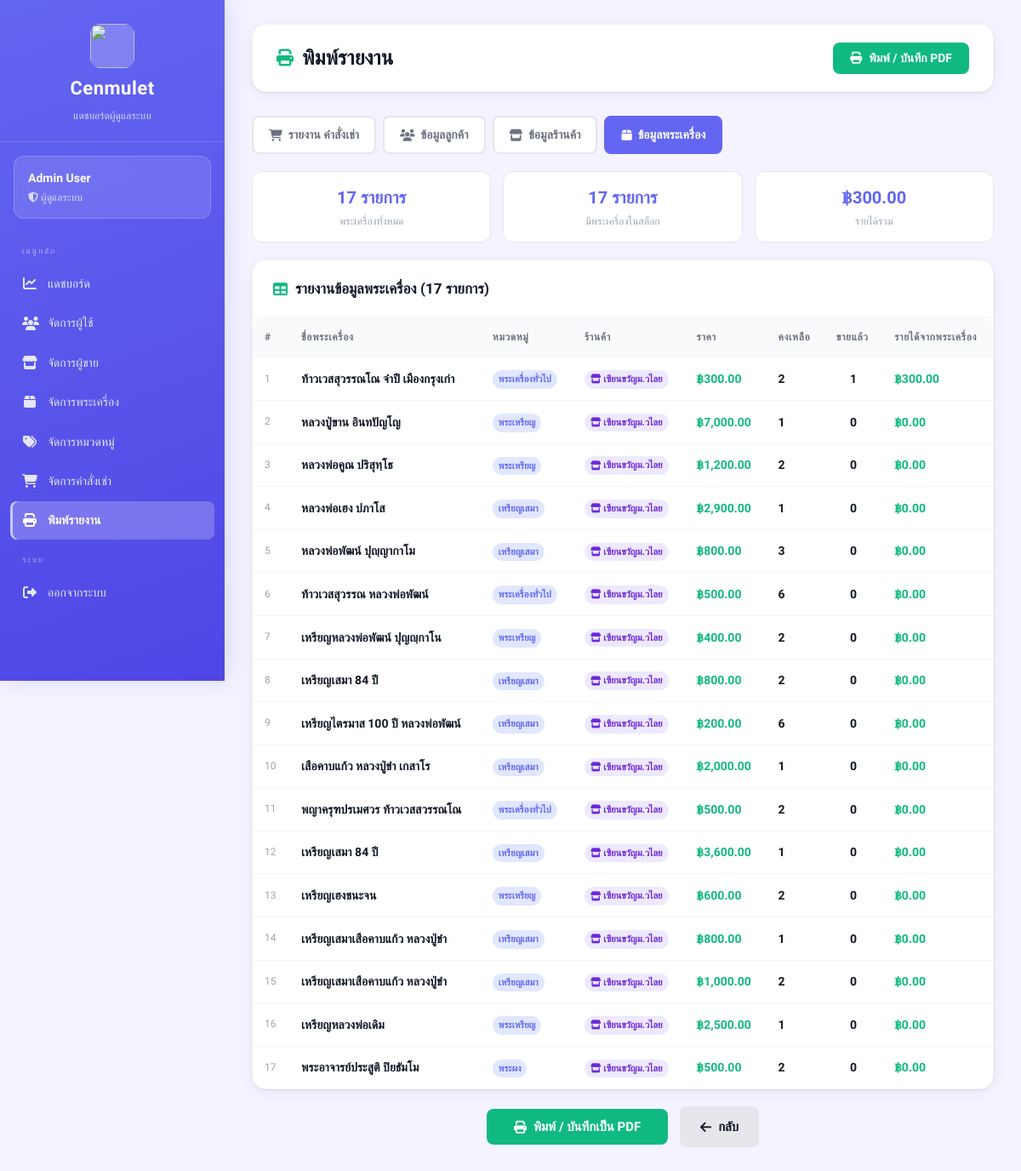
Screenshot of /views/admin/report.php?type=products (signed in) with the database file from the repository.
### tables this page shows
CREATE TABLE amulets (
    id INTEGER PRIMARY KEY AUTOINCREMENT,
    amulet_name TEXT,
    source TEXT,
    quantity INTEGER,
    price REAL,
    image TEXT,
    sellerId INTEGER,
    categoryId INTEGER, is_hidden INTEGER DEFAULT 0,
    FOREIGN KEY (sellerId) REFERENCES sellers(id),
    FOREIGN KEY (categoryId) REFERENCES categories(id)
);

### views/admin/report.php (the view, shortened to what this page needs)
<?php
require_once __DIR__ . "/../../config/db.php";
$admin_id = $_SESSION['user_id'];
$stmt = $db->prepare("SELECT id, fullname FROM admins WHERE id = :id");
$stmt->execute([':id' => $admin_id]);
$admin = $stmt->fetch(PDO::FETCH_ASSOC);
$report_type = $_GET['type'] ?? 'orders';
$date_from = $_GET['date_from'] ?? date('Y-m-01');
$date_to   = $_GET['date_to']   ?? date('Y-m-d');
$data     = [];
$summary  = [];
$columns  = [];
$title_th = '';
switch ($report_type) {
    case 'products':
        $title_th = 'รายงานข้อมูลพระเครื่อง';
        $columns  = ['#','ชื่อพระเครื่อง','หมวดหมู่','ร้านค้า','ราคา','คงเหลือ','ขายแล้ว','รายได้จากพระเครื่อง'];
        $rows = $db->query("
            SELECT a.*,
                   c.category_name,
                   s.store_name,
                   COALESCE(SUM(oi.quantity),0) as total_sold,
                   COALESCE(SUM(oi.quantity * oi.price),0) as revenue
            FROM amulets a
            LEFT JOIN categories c ON a.categoryId = c.id
            LEFT JOIN sellers s ON a.sellerId = s.id
            LEFT JOIN order_items oi ON a.id = oi.amulet_id
            LEFT JOIN orders o ON oi.order_id = o.id AND o.status = 'completed'
            GROUP BY a.id
            ORDER BY total_sold DESC
        ");
        $data = $rows->fetchAll(PDO::FETCH_ASSOC);
        $in_stock = 0; foreach ($data as $_r) { if ($_r['quantity'] > 0) $in_stock++; }
        $summary = [
            'พระเครื่องทั้งหมด'  => number_format(count($data)) . ' รายการ',
            'มีพระเครื่องในสต็อก' => number_format($in_stock) . ' รายการ',
            'รายได้รวม'      => '฿' . number_format(array_sum(array_column($data, 'revenue')), 2),
        ];
        break;
}
?>
<!DOCTYPE html>
<html lang="th">
<head>
    <link rel="stylesheet" href="/public/css/dashboard.css">
    <link rel="stylesheet" href="https://cdnjs.cloudflare.com/ajax/libs/font-awesome/6.5.1/css/all.min.css">
</head>
<body class="admin">
<div class="dashboard-container">
    <?php include __DIR__ . '/_sidebar.php'; ?>
    <main class="main-content">
        <div class="top-bar no-print">
            <h1><i class="fa-solid fa-print"></i> พิมพ์รายงาน</h1>
            <button onclick="window.print()" class="btn btn-primary">
                <i class="fa-solid fa-print"></i> พิมพ์ / บันทึก PDF
            </button>
        </div>
        <div class="report-tabs no-print">
            <?php
            $tabs = [
                'orders'    => ['fa-cart-shopping',  'รายงาน คำสั่งเช่า'],
                'customers' => ['fa-users',           'ข้อมูลลูกค้า'],
                'stores'    => ['fa-store',           'ข้อมูลร้านค้า'],
                'products'  => ['fa-box',             'ข้อมูลพระเครื่อง'],
            ];
            foreach ($tabs as $key => [$icon, $label]):
                $q = $key === 'orders'
                    ? "?type=$key&date_from=$date_from&date_to=$date_to"
                    : "?type=$key";
            ?>
            <a href="<?php echo $q; ?>"
               class="report-tab <?php echo $report_type === $key ? 'active' : ''; ?>">
                <i class="fa-solid <?php echo $icon; ?>"></i>
                <?php echo $label; ?>
            </a>
            <?php endforeach; ?>
        </div>
        <?php if (!empty($summary)): ?>
        <div class="summary-strip">
            <?php foreach ($summary as $lbl => $val): ?>
            <div class="summary-card">
                <div class="s-val"><?php echo $val; ?></div>
                <div class="s-lbl"><?php echo $lbl; ?></div>
            </div>
            <?php endforeach; ?>
        </div>
        <?php endif; ?>
        <div class="card">
            <div class="card-header no-print">
                <h2><i class="fa-solid fa-table"></i> <?php echo $title_th; ?> (<?php echo count($data); ?> รายการ)</h2>
            </div>
            <div class="table-wrapper">
            <?php if (count($data) > 0): ?>
            <table>
                <thead>
                    <tr>
                        <?php foreach ($columns as $col): ?>
                        <th><?php echo $col; ?></th>
                        <?php endforeach; ?>
                    </tr>
                </thead>
                <tbody>
                <?php if ($report_type === 'products'):
                    foreach ($data as $i => $r): ?>
                <tr>
                    <td style="color:#9ca3af;font-size:12px"><?php echo $i+1; ?></td>
                    <td>
                        <strong><?php echo htmlspecialchars($r['amulet_name']); ?></strong>
                    </td>
                    <td><span class="store-tag" style="background:#e0e7ff;color:#6366f1"><?php echo htmlspecialchars($r['category_name'] ?? '-'); ?></span></td>
                    <td><span class="store-tag"><i class="fa-solid fa-store"></i> <?php echo htmlspecialchars($r['store_name'] ?? '-'); ?></span></td>
                    <td><strong style="color:#10b981">฿<?php echo number_format($r['price'],2); ?></strong></td>
                    <td style="font-weight:600;color:<?php echo $r['quantity']>0?'#1a1a1a':'#ef4444'; ?>">
                        <?php echo number_format($r['quantity']); ?>
                    </td>
                    <td style="text-align:center;font-weight:600"><?php echo number_format($r['total_sold']); ?></td>
                    <td><strong style="color:#10b981">฿<?php echo number_format($r['revenue'],2); ?></strong></td>
                </tr>
                <?php endforeach; endif; ?>
                </tbody>
            </table>
            <?php endif; ?>
            </div>
        </div>
        <div style="text-align:center;margin-top:20px" class="no-print">
            <button onclick="window.print()" class="btn btn-primary" style="padding:12px 32px;font-size:15px">
                <i class="fa-solid fa-print"></i> พิมพ์ / บันทึกเป็น PDF
            </button>
            <a href="/views/admin/dashboard.php" class="btn btn-secondary" style="padding:12px 24px;font-size:15px;margin-left:10px">
                <i class="fa-solid fa-arrow-left"></i> กลับ
            </a>
        </div>
    </main>
</div>
</body>
</html>

### views/admin/_sidebar.php (shortened to what this page needs)
<?php
$current = basename($_SERVER['PHP_SELF']);
?>
<aside class="sidebar admin">
    <div class="sidebar-header">
        <img src="/public/images/image.png" alt="">
        <h2>Cenmulet</h2>
        <p>แดชบอร์ดผู้ดูแลระบบ</p>
    </div>
    <div class="sidebar-user">
        <h3><?php echo htmlspecialchars($admin['fullname']); ?></h3>
        <p><i class="fa-solid fa-shield-halved"></i> ผู้ดูแลระบบ</p>
    </div>
    <ul class="sidebar-menu">
        <li class="menu-sep">เมนูหลัก</li>
        <li>
            <a href="/views/admin/dashboard.php"
               class="<?php echo $current === 'dashboard.php' ? 'active' : ''; ?>">
                <i class="fa-solid fa-chart-line"></i> แดชบอร์ด
            </a>
        </li>
        <li>
            <a href="/views/admin/users.php"
               class="<?php echo $current === 'users.php' ? 'active' : ''; ?>">
                <i class="fa-solid fa-users"></i> จัดการผู้ใช้
            </a>
        </li>
        <li>
            <a href="/views/admin/sellers.php"
               class="<?php echo in_array($current, ['sellers.php','approve_sellers.php']) ? 'active' : ''; ?>">
                <i class="fa-solid fa-store"></i> จัดการผู้ขาย
            </a>
        </li>
        <li>
            <a href="/views/admin/products.php"
               class="<?php echo $current === 'products.php' ? 'active' : ''; ?>">
                <i class="fa-solid fa-box"></i> จัดการพระเครื่อง
            </a>
        </li>
        <li>
            <a href="/views/admin/categories.php"
               class="<?php echo $current === 'categories.php' ? 'active' : ''; ?>">
                <i class="fa-solid fa-tags"></i> จัดการหมวดหมู่
            </a>
        </li>
        <li>
            <a href="/views/admin/orders.php"
               class="<?php echo $current === 'orders.php' ? 'active' : ''; ?>">
                <i class="fa-solid fa-cart-shopping"></i> จัดการคำสั่งเช่า
            </a>
        </li>
        <li>
            <a href="/views/admin/report.php"
               class="<?php echo $current === 'report.php' ? 'active' : ''; ?>">
                <i class="fa-solid fa-print"></i> พิมพ์รายงาน
            </a>
        </li>
        <li class="menu-sep">ระบบ</li>
        <li>
            <a href="/auth/logout.php">
                <i class="fa-solid fa-right-from-bracket"></i> ออกจากระบบ
            </a>
        </li>
    </ul>
</aside>

### views/admin/report.php (style rules this page uses)
.report-tabs { display: flex; gap: 8px; flex-wrap: wrap; margin-bottom: 20px; }
.report-tab { padding: 9px 18px; border-radius: 8px; font-size: 14px; font-family: inherit; font-weight: 600; cursor: pointer; border: 2px solid #e5e7eb; background: #fff; color: #6b7280; text-decoration: none; display: inline-flex; align-items: center; gap: 7px; transition: all .18s; }
.report-tab.active { border-color: #6366f1; background: #6366f1; color: #fff; }
.summary-strip { display: flex; gap: 14px; flex-wrap: wrap; margin-bottom: 20px; }
.summary-card { flex: 1; min-width: 160px; background: #fff; border: 1px solid #e5e7eb; border-radius: 12px; padding: 14px 18px; text-align: center; }
.summary-card .s-val { font-size: 20px; font-weight: 800; color: #6366f1; margin-bottom: 3px; }
.summary-card .s-lbl { font-size: 12px; color: #9ca3af; }
.store-tag { display: inline-flex; align-items: center; gap: 3px; background: #ede9fe; color: #6d28d9; padding: 2px 7px; border-radius: 99px; font-size: 11px; font-weight: 600; }

### rows the page displays
amulets: amulet_name "ท้าวเวสสุวรรณโณ จำปี เมืองกรุงเก่า", category_name "พระเครื่องทั่วไป", store_name "เซียนขวัญม.วไลย", price "300.00", quantity "2", total_sold "1", revenue "300.00"
amulets: amulet_name "หลวงปู่ขาน อินทปัญโญ", category_name "พระเหรียญ", store_name "เซียนขวัญม.วไลย", price "7,000.00", quantity "1", total_sold "0", revenue "0.00"
amulets: amulet_name "หลวงพ่อคูณ ปริสุทฺโธ", category_name "พระเหรียญ", store_name "เซียนขวัญม.วไลย", price "1,200.00", quantity "2", total_sold "0", revenue "0.00"
amulets: amulet_name "หลวงพ่อเฮง ปภาโส", category_name "เหรียญเสมา", store_name "เซียนขวัญม.วไลย", price "2,900.00", quantity "1", total_sold "0", revenue "0.00"
amulets: amulet_name "หลวงพ่อพัฒน์ ปุญฺญากาโม", category_name "เหรียญเสมา", store_name "เซียนขวัญม.วไลย", price "800.00", quantity "3", total_sold "0", revenue "0.00"
amulets: amulet_name "ท้าวเวสสุวรรณ หลวงพ่อพัฒน์", category_name "พระเครื่องทั่วไป", store_name "เซียนขวัญม.วไลย", price "500.00", quantity "6", total_sold "0", revenue "0.00"
amulets: amulet_name "เหรียญหลวงพ่อพัฒน์ ปุญญฺกาโน", category_name "พระเหรียญ", store_name "เซียนขวัญม.วไลย", price "400.00", quantity "2", total_sold "0", revenue "0.00"
amulets: amulet_name "เหรียญเสมา 84 ปี", category_name "เหรียญเสมา", store_name "เซียนขวัญม.วไลย", price "800.00", quantity "2", total_sold "0", revenue "0.00"
amulets: amulet_name "เหรียญไตรมาส 100 ปี หลวงพ่อพัฒน์", category_name "เหรียญเสมา", store_name "เซียนขวัญม.วไลย", price "200.00", quantity "6", total_sold "0", revenue "0.00"
amulets: amulet_name "เสือคาบแก้ว หลวงปู่ขำ เกสาโร", category_name "เหรียญเสมา", store_name "เซียนขวัญม.วไลย", price "2,000.00", quantity "1", total_sold "0", revenue "0.00"
amulets: amulet_name "พญาครุฑปรเมศวร ท้าวเวสสวรรณโณ", category_name "พระเครื่องทั่วไป", store_name "เซียนขวัญม.วไลย", price "500.00", quantity "2", total_sold "0", revenue "0.00"
amulets: amulet_name "เหรียญเสมา 84 ปี", category_name "เหรียญเสมา", store_name "เซียนขวัญม.วไลย", price "3,600.00", quantity "1", total_sold "0", revenue "0.00"
amulets: amulet_name "เหรียญเฮงชนะจน", category_name "พระเหรียญ", store_name "เซียนขวัญม.วไลย", price "600.00", quantity "2", total_sold "0", revenue "0.00"
amulets: amulet_name "เหรียญเสมาเสือคาบแก้ว หลวงปู่ขำ", category_name "เหรียญเสมา", store_name "เซียนขวัญม.วไลย", price "800.00", quantity "1", total_sold "0", revenue "0.00"
amulets: amulet_name "เหรียญเสมาเสือคาบแก้ว หลวงปู่ขำ", category_name "เหรียญเสมา", store_name "เซียนขวัญม.วไลย", price "1,000.00", quantity "2", total_sold "0", revenue "0.00"
amulets: amulet_name "เหรียญหลวงพ่อเดิม", category_name "พระเหรียญ", store_name "เซียนขวัญม.วไลย", price "2,500.00", quantity "1", total_sold "0", revenue "0.00"
amulets: amulet_name "พระอาจารย์ประสูติ ปิยธัมโม", category_name "พระผง", store_name "เซียนขวัญม.วไลย", price "500.00", quantity "2", total_sold "0", revenue "0.00"

### other values shown
$admin['fullname'] "Admin User"
$label "รายงาน คำสั่งเช่า"
$label "ข้อมูลลูกค้า"
$label "ข้อมูลร้านค้า"
$label "ข้อมูลพระเครื่อง"
$val "17 รายการ"
$lbl "พระเครื่องทั้งหมด"
$lbl "มีพระเครื่องในสต็อก"
$val "฿300.00"
$lbl "รายได้รวม"
$title_th "รายงานข้อมูลพระเครื่อง"
count($data) "17"
$col "#"
$col "ชื่อพระเครื่อง"
$col "หมวดหมู่"
